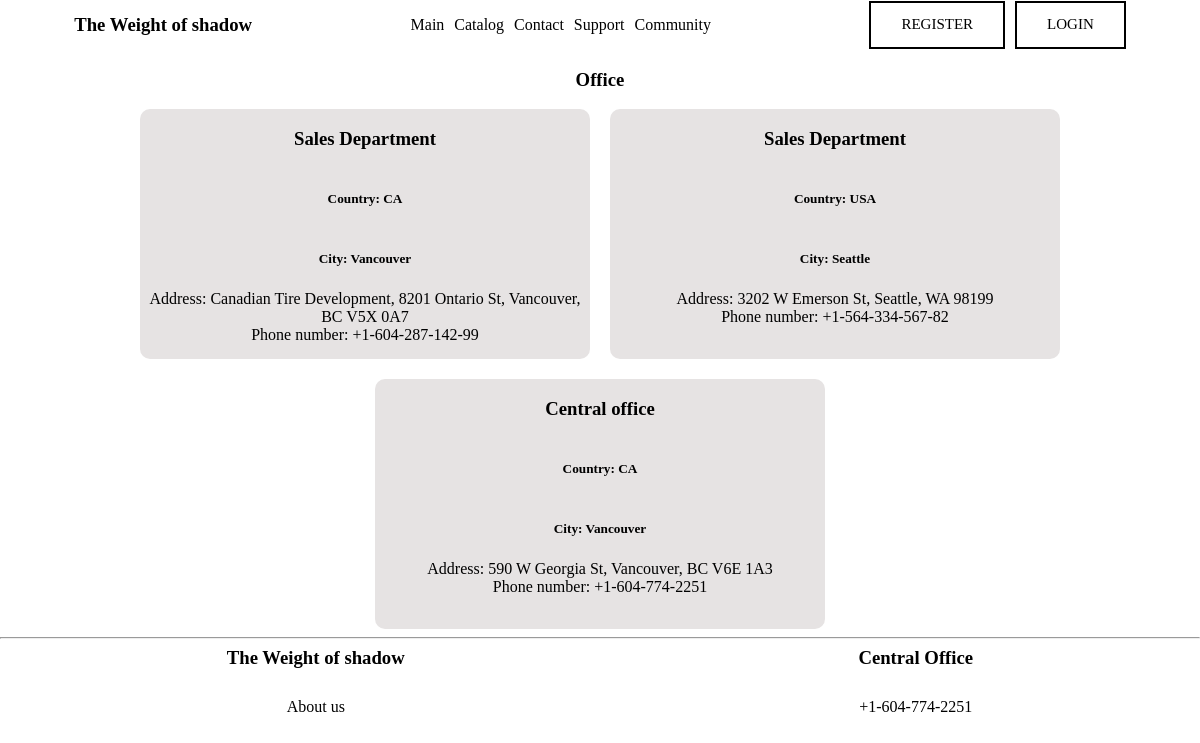
/contact/office/, run on the app's committed database.
### contact/models.py (models this page shows, shortened)
class office(models.Model):
    country = [
        ("CA","CA"),
        ("USA","USA")
    ]
    name = models.CharField(max_length=100, default='')
    type = models.CharField(max_length=3, choices=country, default='CA')  # Добавил max_length=3
    city = models.CharField(max_length=100, default='')
    address = models.CharField(max_length=200)
    phone_number = models.CharField(max_length=20)

### contact/views.py (the view)
# urls.py: path('office/', views.FunctionOffice, name='office'),
def FunctionOffice(request):
    list_office = office.objects.all()
    return render(request, 'contact/office.html', {'list_office': list_office})

### contact/templates/contact/office.html (shortened to what this page needs)
{% extends 'myapp/layout.html' %}
{% load static %}
{% block style_css %}
<link rel="stylesheet" href="{% static 'contact/css/contact.css' %}" />
{% endblock %}
{% block content %}
<h3>Office</h3>
<div class="main_keys">
{% for el in list_office %}
<div class="keys">
    <h3>{{el.name}}</h3>
   <h5>Country: {{el.type}}</h5>
   <h5>City: {{el.city}}</h5>
   <p>Address: {{el.address}}</p>
   <p>Phone number: {{el.phone_number}}</p>
</div>
{% endfor %}
</div>
{% endblock %}

### static/myapp/css/layout.css (style rules this page uses)
body { margin: 0; padding: 0; }
p { font-family: algerian; color: black; margin: 0; padding: 0; }
h3 { font-family: algerian; color: black; }

### contact/static/contact/css/contact.css (style rules this page uses)
h3 { text-align: center; }
h5 { font-family: algerian; color: black; }
.main_keys { min-height: 60vh; display: flex; flex-wrap: wrap; justify-content: center; align-items: center; gap: 20px; }
.keys { display: flex; width: 450px; height: 250px; flex-direction: column; background-color: rgb(230, 227, 227); border-radius: 10px; text-align: center; }

### data on the page
office: name "Sales Department", type "CA", city "Vancouver", address "Canadian Tire Development, 8201 Ontario St, Vancouver, BC V5X 0A7", phone_number "+1-604-287-142-99"
office: name "Sales Department", type "USA", city "Seattle", address "3202 W Emerson St, Seattle, WA 98199", phone_number "+1-564-334-567-82"
office: name "Central office", type "CA", city "Vancouver", address "590 W Georgia St, Vancouver, BC V6E 1A3", phone_number "+1-604-774-2251"
